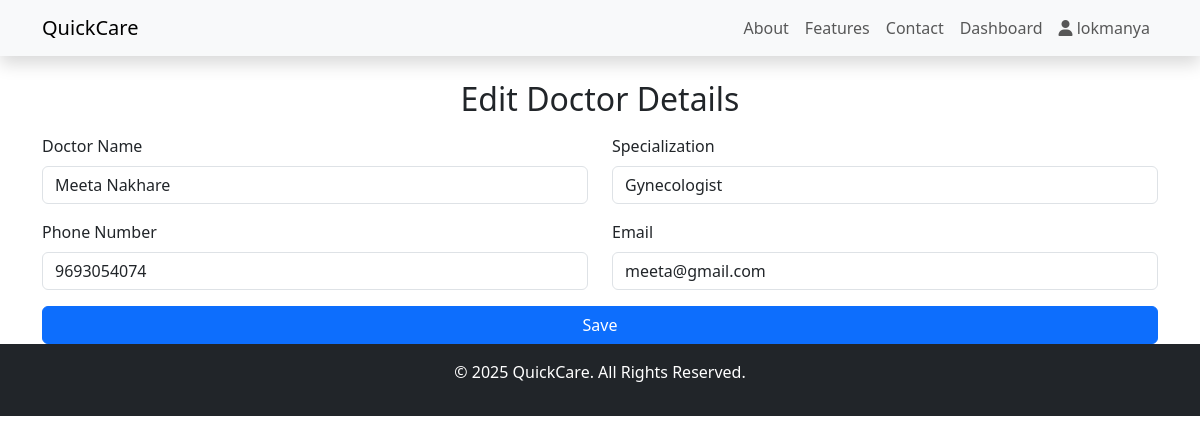
The page /hospitals/edit-doctor/1/ (signed in) on the database its author committed.
### accounts/models.py (models this page shows, shortened)
class CustomUser(AbstractUser):
    user_type=models.CharField(max_length=50)
    groups = models.ManyToManyField(Group, related_name="customuser_groups", blank=True)
    user_permissions = models.ManyToManyField(Permission, related_name="customuser_permissions", blank=True)

### hospitals/models.py (models this page shows, shortened)
class Doctor(models.Model):
    hospital = models.ForeignKey(HospitalProfile, on_delete=models.CASCADE, related_name="doctors")
    name = models.CharField(max_length=30)
    specialization = models.CharField(max_length=40)
    phone_number = models.CharField(max_length=10)
    email = models.EmailField(unique=True)

### hospitals/views.py (the view, shortened to what this page needs)
# urls.py: path("edit-doctor/<int:doctor_id>/",edit_doctor,name = "edit_doctor"),
@login_required
def edit_doctor(request, doctor_id):
    doctor = get_object_or_404(Doctor,id=doctor_id)
    return render(request, "hospitals/edit_doctor.html", {"doctor": doctor})

### hospitals/templates/hospitals/edit_doctor.html (shortened to what this page needs)
{% extends "home/base.html" %}
{% block content %}
<div class="container mt-4">
    <h2 class="text-center">Edit Doctor Details</h2>
    <form method="post" class="mt-3">
        <div class="row">
            <div class="col-md-6 mb-3">
                <label for="name" class="form-label">Doctor Name</label>
                <input type="text" name="name" class="form-control" value="{{ doctor.name }}" required>
            </div>
            <div class="col-md-6 mb-3">
                <label for="specialization" class="form-label">Specialization</label>
                <input type="text" name="specialization" class="form-control" value="{{ doctor.specialization }}" required>
            </div>
        </div>
        <div class="row">
            <div class="col-md-6 mb-3">
                <label for="phone_number" class="form-label">Phone Number</label>
                <input type="text" name="phone_number" class="form-control" value="{{ doctor.phone_number }}" required>
            </div>
            <div class="col-md-6 mb-3">
                <label for="email" class="form-label">Email</label>
                <input type="email" name="email" class="form-control" value="{{ doctor.email }}" required>
            </div>
        </div>
        <button type="submit" class="btn btn-primary w-100">Save</button>
    </form>
</div>
{% endblock %}

### home/templates/home/base.html (shortened to what this page needs)
<!DOCTYPE html>
<html lang="en">
  <head>
    <link rel="stylesheet" href="https://cdn.jsdelivr.net/npm/bootstrap@5.3.0/dist/css/bootstrap.min.css" />
    <link rel="stylesheet" href="https://cdnjs.cloudflare.com/ajax/libs/font-awesome/6.4.2/css/all.min.css" />
  </head>
  <body>
    <nav class="navbar navbar-expand-lg navbar-light bg-light shadow position-sticky top-0 z-3">
      <div class="container">
        <a class="navbar-brand" href="{% url 'home' %}">QuickCare</a>
        <div class="collapse navbar-collapse" id="navbarNav">
          <ul class="navbar-nav ms-auto">
            <li class="nav-item">
              <a class="nav-link" href="#about">About</a>
            </li>
            <li class="nav-item">
              <a class="nav-link" href="#features">Features</a>
            </li>
            <li class="nav-item">
              <a class="nav-link" href="#contact">Contact</a>
            </li>
            {% if user.is_authenticated %}
            <li class="nav-item">
              {% if user.user_type == "Patient" %}
                <a href="{% url 'patient_dashboard' %}" class="nav-link">Dashboard</a>
              {% elif user.user_type == "Hospital" %}
                <a href="{% url 'hospital_dashboard' %}" class="nav-link">Dashboard</a>
              {% endif %}
            </li>
            <li class="nav-item">
              {% if user.user_type == "Patient" %}
              <a href="{% url 'patient_profile' %}" class="nav-link"><i class="fa-solid fa-user"></i> {{ user.username }}</a>
              {% elif user.user_type == "Hospital" %}
              <a href="{% url 'hospital_profile' %}" class="nav-link"><i class="fa-solid fa-user"></i> {{ user.username }}</a>
              {% endif %}
            </li>
            {% else %}
            <li class="nav-item">
              <a href="{% url 'login' %}" class="btn btn-primary">Login</a>
            </li>
            {% endif %}
          </ul>
        </div>
      </div>
    </nav>
    {% block content %} {% endblock %}
    <footer class="bg-dark text-white text-center py-3">
      <p>&copy; 2025 QuickCare. All Rights Reserved.</p>
    </footer>
  </body>
</html>

### rows shown on the page
CustomUser: username "lokmanya"
Doctor: name "Meeta Nakhare", specialization "Gynecologist", phone_number "9693054074", email "meeta@gmail.com"
